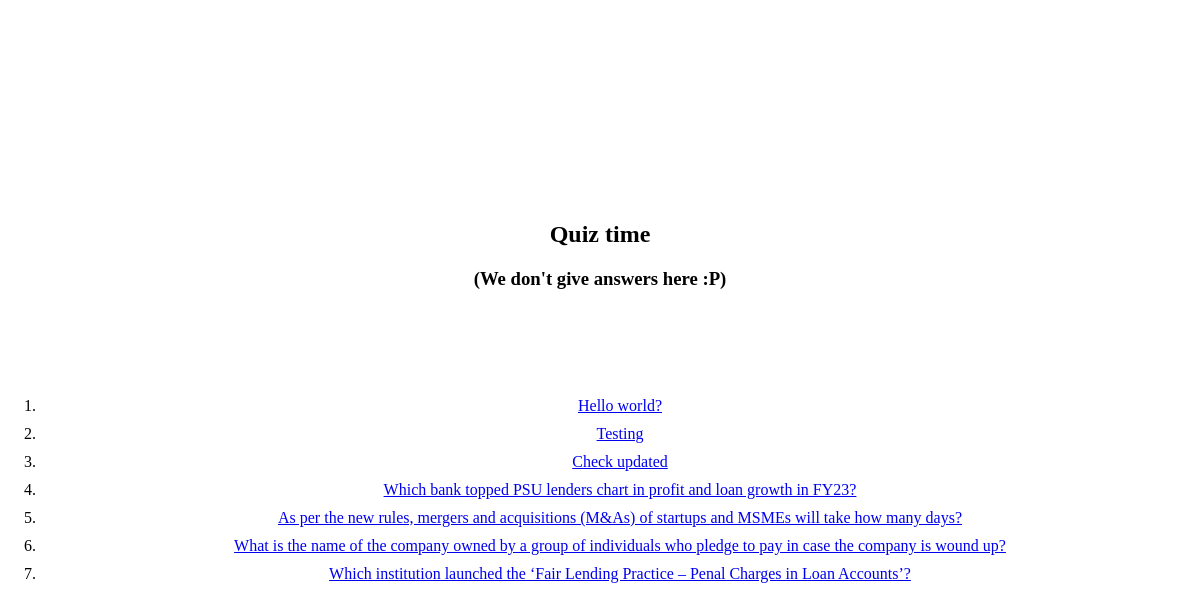
Screenshot of /polls/ with the database file from the repository.
### polls/models.py (models this page shows, shortened)
class Question(models.Model):
    question_txt=models.CharField(max_length=200)
    pub_date=models.DateTimeField("Date published")

### polls/views.py (the view)
# urls.py: path("", views.index, name="index"),
def index(request):
    latest_question_list = Question.objects.order_by("-pub_date")[:7]
    context = {"latest_question_list": latest_question_list}
    return render(request, "polls/index.html", context)

### polls/templates/polls/index.html (shortened to what this page needs)
{% load static %}
<link rel="stylesheet" type="text/css" href="{% static 'polls/styles.css' %}">
<center>
    <h2>Quiz time</h2>
        <h3>(We don't give answers here :P)</h3>
        <br><br><br><br>
    {% if latest_question_list %}
    <ol>
    {% for question in latest_question_list %}
        <li><a href="/polls/{{ question.id }}/">{{ question.question_txt }}</a></li>
    {% endfor %}
    </ol>
{% else %}
    <p>No polls are available.</p>
{% endif %}
</center>

### polls/static/polls/styles.css (style rules this page uses)
ol li { margin-bottom: 10px; }

### rows the page displays
Question: question_txt "Hello world?"
Question: question_txt "Testing"
Question: question_txt "Check updated"
Question: question_txt "Which bank topped PSU lenders chart in profit and loan growth in FY23?"
Question: question_txt "As per the new rules, mergers and acquisitions (M&As) of startups and MSMEs will take how many days?"
Question: question_txt "What is the name of the company owned by a group of individuals who pledge to pay in case the company is wound up?"
Question: question_txt "Which institution launched the ‘Fair Lending Practice – Penal Charges in Loan Accounts’?"
